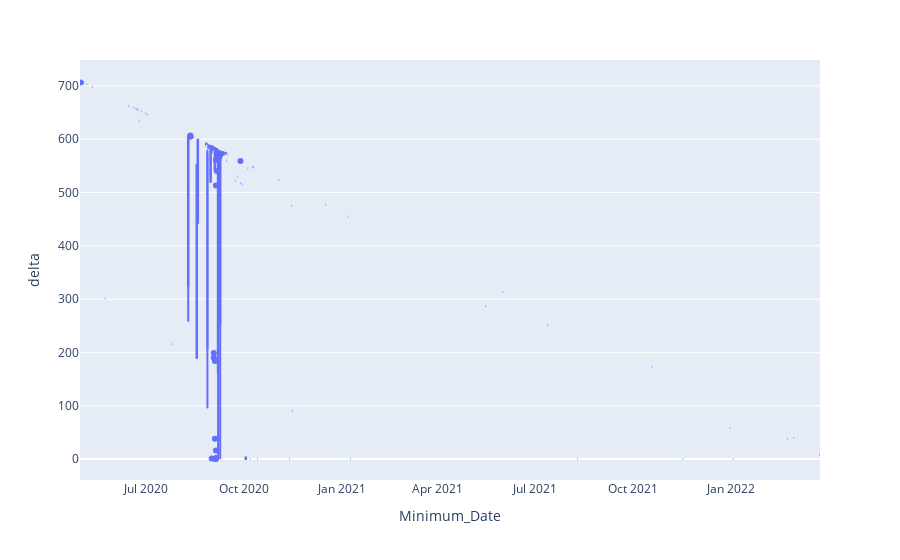

The notebook cell this image was saved under:
### Code cell
fig = px.box(chat_effective, x="Minimum_Date", y="delta")
fig.show()

### Figure 1 — Plotly figure (JSON) as saved in the notebook; plotly's stock layout.template omitted (floating-point values rounded to 4 significant figures; data arrays with more than 128 entries replaced by an {"elided": "..."} marker saying what was removed)
{"data": [{"alignmentgroup": "True", "hovertemplate": "Minimum_Date=%{x}<br>delta=%{y}<extra></extra>", "legendgroup": "", "marker": {"color": "#636efa"}, "name": "", "notched": false, "offsetgroup": "", "orientation": "v", "showlegend": false, "type": "box", "x": {"elided": "228 str values"}, "x0": " ", "xaxis": "x", "y": {"elided": "228 int values"}, "y0": " ", "yaxis": "y"}], "layout": {"boxmode": "group", "legend": {"tracegroupgap": 0}, "margin": {"t": 60}, "xaxis": {"anchor": "y", "domain": [0, 1], "title": {"text": "Minimum_Date"}}, "yaxis": {"anchor": "x", "domain": [0, 1], "title": {"text": "delta"}}}}
